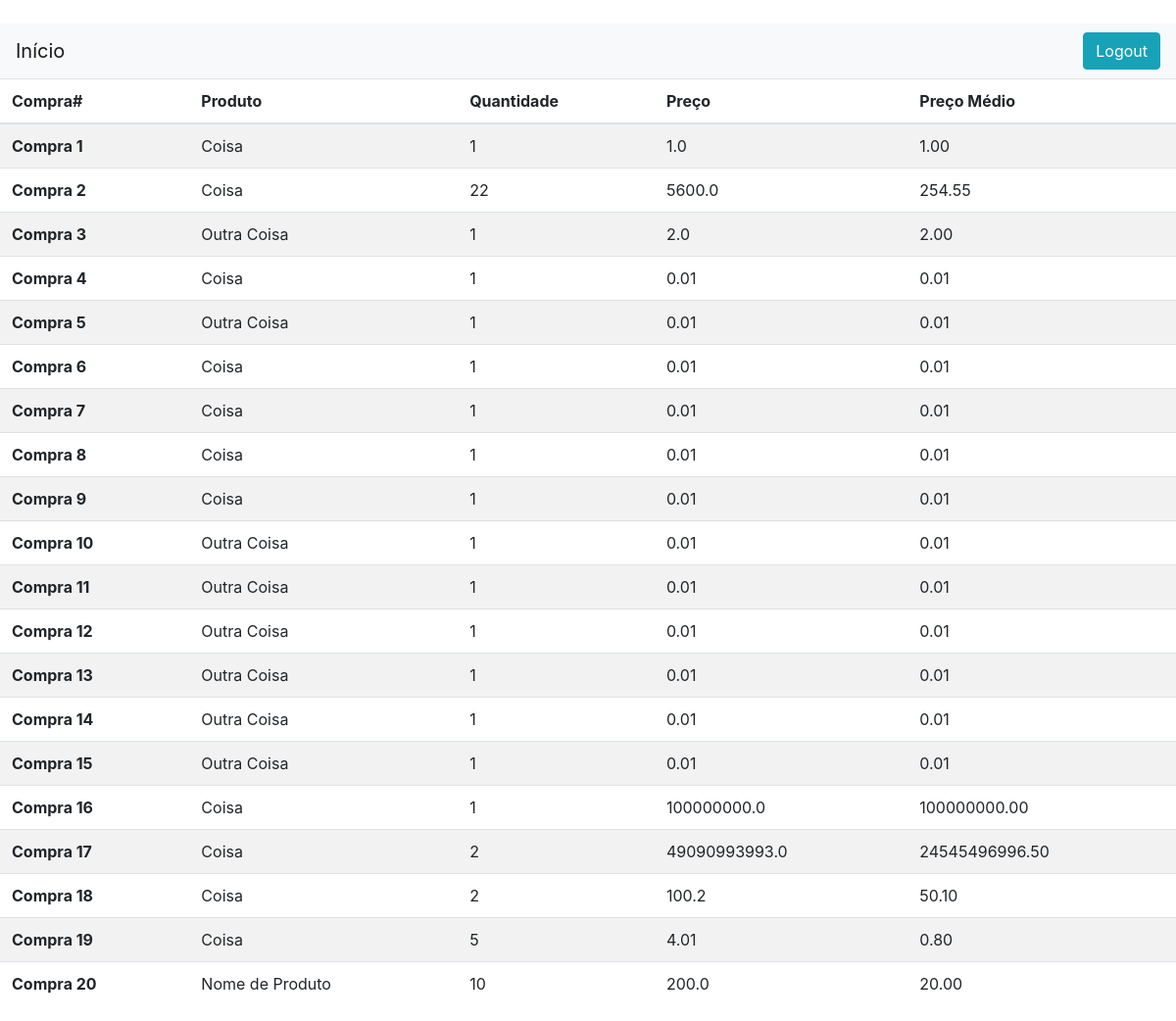
Screenshot of /estoque/lista-compra/ (signed in) with the database file from the repository.
### estoque/models.py (models this page shows, shortened)
class Compra(models.Model):
    produto = models.ForeignKey(Produto, on_delete=models.CASCADE)
    quantidade = models.PositiveIntegerField(null=False, default=1, validators=[MinValueValidator(1)])
    preco_de_compra = models.FloatField(null=False, default=0.01, validators=[MinValueValidator(0.01)])
    preco_medio = models.FloatField(null=False)

class Produto(models.Model):
    nome = models.CharField(max_length=50, primary_key=True)

### estoque/views.py (the view)
# urls.py: path('lista-compra/', views.listar_compras, name='lista_compra'),
@login_required
def listar_compras(request):
    lista_compras = Compra.objects.all()
    return render(request, 'estoque/lista_compra.html', {'lista_compras': lista_compras})

### estoque/templates/estoque/lista_compra.html
﻿{% extends 'estoque/base.html' %}
{% block body %}
    <table class="table table-striped">
      <thead>
        <tr>
          <th scope="col">Compra#</th>
          <th scope="col">Produto</th>
          <th scope="col">Quantidade</th>
          <th scope="col">Preço</th>
          <th scope="col">Preço Médio</th>
        </tr>
      </thead>
      <tbody>
      {% for compra in lista_compras %}
        <tr>
          <th scope="row">Compra {{ forloop.counter }}</th>
          <td>{{ compra.produto.nome }}</td>
          <td>{{ compra.quantidade }}</td>
          <td>{{ compra.preco_de_compra }}</td>
          <td>{{ compra.preco_medio | floatformat:2 }}</td>
        </tr>
      {% endfor %}
      </tbody>
    </table>
{% endblock %}

### estoque/templates/estoque/base.html (shortened to what this page needs)
<!DOCTYPE html>
<html lang="pt-br">
<head>
    <link rel="stylesheet" href="https://stackpath.bootstrapcdn.com/bootstrap/4.1.1/css/bootstrap.min.css">
</head>
<body>
    <nav class="navbar navbar-expand-lg navbar-light bg-light">
      <a class="navbar-brand" href="/">Início</a>
      <div class="collapse navbar-collapse" id="navbarNav">
        {% if request.user.is_authenticated %}
            <ul class="navbar-nav ml-auto">
                <li class="nav-item">
                    <a href="/estoque/logout" class="btn btn-info" role="button">Logout</a>
                </li>
            </ul>
        {% endif %}
      </div>
    </nav>
    {% block body %}
    {% endblock %}
</body>
</html>

### rows the page displays
Compra: produto.nome "Coisa", quantidade "1", preco_de_compra "1.0", preco_medio "1.00"
Compra: produto.nome "Coisa", quantidade "22", preco_de_compra "5600.0", preco_medio "254.55"
Compra: produto.nome "Outra Coisa", quantidade "1", preco_de_compra "2.0", preco_medio "2.00"
Compra: produto.nome "Coisa", quantidade "1", preco_de_compra "0.01", preco_medio "0.01"
Compra: produto.nome "Outra Coisa", quantidade "1", preco_de_compra "0.01", preco_medio "0.01"
Compra: produto.nome "Coisa", quantidade "1", preco_de_compra "0.01", preco_medio "0.01"
Compra: produto.nome "Coisa", quantidade "1", preco_de_compra "0.01", preco_medio "0.01"
Compra: produto.nome "Coisa", quantidade "1", preco_de_compra "0.01", preco_medio "0.01"
Compra: produto.nome "Coisa", quantidade "1", preco_de_compra "0.01", preco_medio "0.01"
Compra: produto.nome "Outra Coisa", quantidade "1", preco_de_compra "0.01", preco_medio "0.01"
Compra: produto.nome "Outra Coisa", quantidade "1", preco_de_compra "0.01", preco_medio "0.01"
Compra: produto.nome "Outra Coisa", quantidade "1", preco_de_compra "0.01", preco_medio "0.01"
Compra: produto.nome "Outra Coisa", quantidade "1", preco_de_compra "0.01", preco_medio "0.01"
Compra: produto.nome "Outra Coisa", quantidade "1", preco_de_compra "0.01", preco_medio "0.01"
Compra: produto.nome "Outra Coisa", quantidade "1", preco_de_compra "0.01", preco_medio "0.01"
Compra: produto.nome "Coisa", quantidade "1", preco_de_compra "100000000.0", preco_medio "100000000.00"
Compra: produto.nome "Coisa", quantidade "2", preco_de_compra "49090993993.0", preco_medio "24545496996.50"
Compra: produto.nome "Coisa", quantidade "2", preco_de_compra "100.2", preco_medio "50.10"
Compra: produto.nome "Coisa", quantidade "5", preco_de_compra "4.01", preco_medio "0.80"
Compra: produto.nome "Nome de Produto", quantidade "10", preco_de_compra "200.0", preco_medio "20.00"
